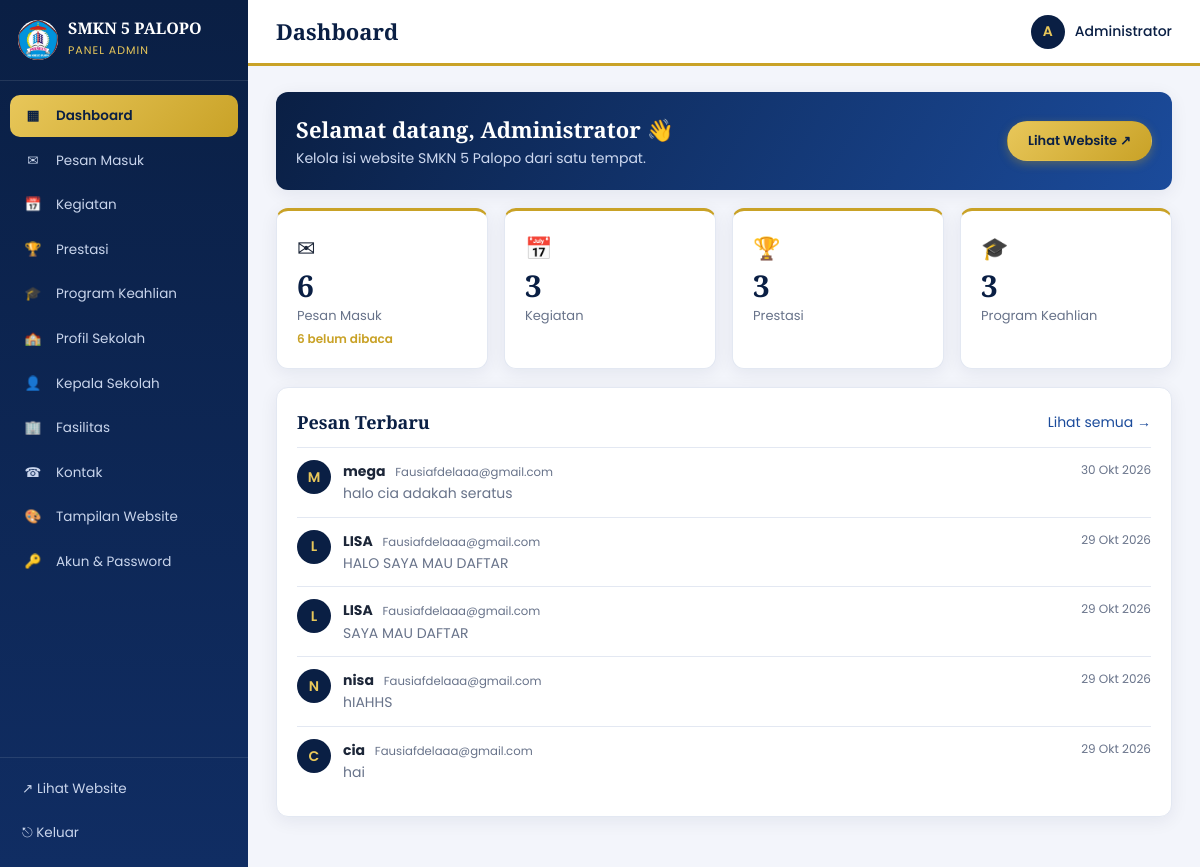
The page /admin/index.php (signed in) on the database its author committed.
### tables this page shows
CREATE TABLE `pesan` (
  `id_pesan` int NOT NULL AUTO_INCREMENT,
  `nama`   varchar(100) NOT NULL,
  `email`  varchar(120) NOT NULL,
  `isi`    text NOT NULL,
  `dibaca` tinyint(1) NOT NULL DEFAULT 0,
  `dibuat` timestamp NULL DEFAULT CURRENT_TIMESTAMP,
  PRIMARY KEY (`id_pesan`),
  KEY `idx_pesan_dibuat` (`dibuat`)
);

### config/helpers.php (called while the page is built, shortened)
<?php
function e(?string $s): string {
    return htmlspecialchars($s ?? '', ENT_QUOTES, 'UTF-8');
}
function tanggal_indo(?string $tgl): string {
    $bln = [1=>'Jan','Feb','Mar','Apr','Mei','Jun','Jul','Agu','Sep','Okt','Nov','Des'];
    $t = strtotime($tgl);
    return date('d', $t) . ' ' . $bln[(int)date('n', $t)] . ' ' . date('Y', $t);
}

### admin/index.php (the view, shortened to what this page needs)
<?php
require_once __DIR__ . '/includes/layout.php';
$db = db();
$hit = fn(string $t) => (int)$db->query("SELECT COUNT(*) FROM $t")->fetchColumn();
$stat = [
    ['Pesan Masuk', $hit('pesan'), 'pesan.php', '✉'],
    ['Kegiatan', $hit('kegiatan'), 'kegiatan.php', '📅'],
    ['Prestasi', $hit('prestasi'), 'prestasi.php', '🏆'],
    ['Program Keahlian', $hit('program_keahlian'), 'jurusan.php', '🎓'],
];
$belum = (int)$db->query('SELECT COUNT(*) FROM pesan WHERE dibaca = 0')->fetchColumn();
$pesan = $db->query('SELECT * FROM pesan ORDER BY dibuat DESC, id_pesan DESC LIMIT 5')->fetchAll();
?>
<div class="welcome card">
  <div><h2>Selamat datang, <?= e($_SESSION['admin_nama']) ?> 👋</h2>
  <p>Kelola isi website SMKN 5 Palopo dari satu tempat.</p></div>
  <a href="../index.php" target="_blank" rel="noopener" class="btn btn-gold">Lihat Website ↗</a>
</div>
<div class="stats">
  <?php foreach ($stat as [$l, $n, $href, $ico]): ?>
    <a class="stat card" href="<?= $href ?>"><i><?= $ico ?></i><b><?= $n ?></b><span><?= e($l) ?></span><?php if ($href === 'pesan.php' && $belum): ?><small><?= $belum ?> belum dibaca</small><?php endif; ?></a>
  <?php endforeach; ?>
</div>
<div class="card">
  <div class="card-head"><h3>Pesan Terbaru</h3><a href="pesan.php">Lihat semua →</a></div>
  <?php foreach ($pesan as $p): ?>
    <div class="msg-row">
      <span class="avatar"><?= e(strtoupper(substr($p['nama'], 0, 1))) ?></span>
      <div><strong><?= e($p['nama']) ?></strong> <small><?= e($p['email']) ?></small>
        <p><?= e(mb_strimwidth($p['isi'], 0, 110, '…')) ?></p></div>
      <time><?= e(tanggal_indo($p['dibuat'])) ?></time>
    </div>
  <?php endforeach; ?>
</div>

### admin/assets/css/admin.css (style rules this page uses)
:root { --navy:#0a1f44;--navy-2:#102d63;--blue:#1b4b9b;--gold:#c9a227;--gold-light:#e8c75a;--gold-soft:#fbf3d6; --bg:#f3f5fb;--text:#1c2638;--muted:#68738a;--border:#e3e8f2;--danger:#b42318;--radius:12px; --shadow:0 4px 18px rgba(10,31,68,.07);--serif:'Playfair Display',Georgia,serif }
* { box-sizing:border-box;margin:0;padding:0 }
body { font-family:'Poppins',Arial,sans-serif;background:var(--bg);color:var(--text);font-size:14px;line-height:1.6 }
a { color:var(--blue);text-decoration:none }
.avatar { display:inline-grid;place-items:center;width:34px;height:34px;border-radius:50%;background:var(--navy);color:var(--gold-light);font-weight:600;flex:none }
.card { background:#fff;border:1px solid var(--border);border-radius:var(--radius);box-shadow:var(--shadow);padding:20px }
.card+.card,.stats+.card,.toolbar+.card,.welcome+.stats { margin-top:18px }
.welcome { display:flex;align-items:center;justify-content:space-between;gap:16px;background:linear-gradient(120deg,var(--navy),var(--blue));color:#fff;border:0 }
.welcome h2 { font-family:var(--serif);font-size:22px }
.welcome p { color:#cfdaf1 }
.stats .card { margin-top:0 }
.stats { display:grid;grid-template-columns:repeat(auto-fit,minmax(190px,1fr));gap:16px }
.stat { display:flex;flex-direction:column;gap:2px;color:var(--text);transition:.15s;border-top:3px solid var(--gold) }
.stat i { font-style:normal;font-size:22px }
.stat b { font-size:30px;color:var(--navy);font-family:var(--serif);line-height:1.2 }
.stat span { color:var(--muted);font-size:13px }
.card-head { display:flex;justify-content:space-between;align-items:center;margin-bottom:10px }
.card-head h3 { font-family:var(--serif);color:var(--navy);font-size:18px }
.msg-row { display:flex;gap:12px;padding:12px 0;border-top:1px solid var(--border);align-items:flex-start }
.msg-row div { flex:1;min-width:0 }
.msg-row small { color:var(--muted);margin-left:6px }
.msg-row p { color:var(--muted) }
.msg-row time,.msg time { font-size:12px;color:var(--muted);white-space:nowrap }
.btn { display:inline-block;border:1px solid transparent;border-radius:30px;padding:9px 20px;font:600 13px 'Poppins',sans-serif;cursor:pointer;transition:.15s;background:var(--navy);color:#fff;white-space:nowrap }
.btn-gold { background:linear-gradient(135deg,var(--gold-light),var(--gold));color:var(--navy);box-shadow:0 3px 10px rgba(201,162,39,.35) }
.stat small { color:var(--gold);font-weight:600;font-size:12px }

### rows shown on the page
pesan: nama "M", nama "mega", email "Fausiafdelaaa@gmail.com", isi "halo cia adakah seratus", dibuat "30 Okt 2026"
pesan: nama "L", nama "LISA", email "Fausiafdelaaa@gmail.com", isi "HALO SAYA MAU DAFTAR", dibuat "29 Okt 2026"
pesan: nama "L", nama "LISA", email "Fausiafdelaaa@gmail.com", isi "SAYA MAU DAFTAR", dibuat "29 Okt 2026"
pesan: nama "N", nama "nisa", email "Fausiafdelaaa@gmail.com", isi "hIAHHS", dibuat "29 Okt 2026"
pesan: nama "C", nama "cia", email "Fausiafdelaaa@gmail.com", isi "hai", dibuat "29 Okt 2026"

### other values the page prints
$ico "▦"
$label "Dashboard"
$ico "✉"
$label "Pesan Masuk"
$ico "📅"
$label "Kegiatan"
$ico "🏆"
$label "Prestasi"
$ico "🎓"
$label "Program Keahlian"
$ico "🏫"
$label "Profil Sekolah"
$ico "👤"
$label "Kepala Sekolah"
$ico "🏢"
